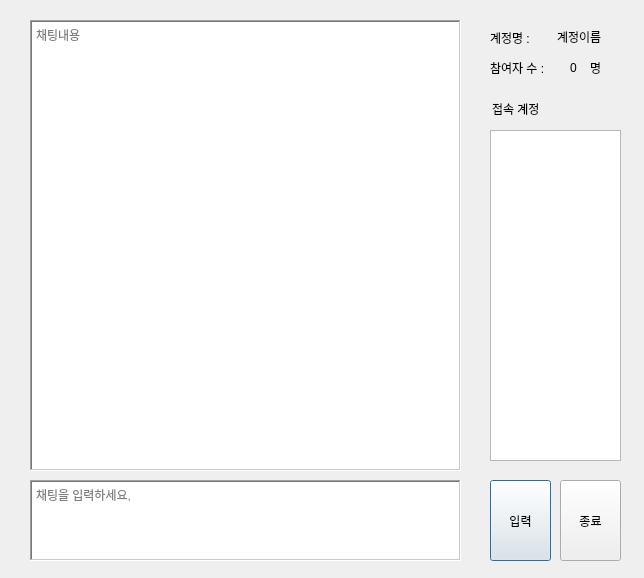
<?xml version="1.0" encoding="UTF-8"?>
<ui version="4.0">
 <class>chatingRoom</class>
 <widget class="QDialog" name="chatingRoom">
  <property name="windowModality">
   <enum>Qt::NonModal</enum>
  </property>
  <property name="geometry">
   <rect>
    <x>0</x>
    <y>0</y>
    <width>644</width>
    <height>578</height>
   </rect>
  </property>
  <property name="windowTitle">
   <string>채팅방</string>
  </property>
  <property name="modal">
   <bool>false</bool>
  </property>
  <widget class="QTextBrowser" name="allChat">
   <property name="enabled">
    <bool>true</bool>
   </property>
   <property name="geometry">
    <rect>
     <x>30</x>
     <y>20</y>
     <width>431</width>
     <height>451</height>
    </rect>
   </property>
   <property name="frameShape">
    <enum>QFrame::WinPanel</enum>
   </property>
   <property name="frameShadow">
    <enum>QFrame::Sunken</enum>
   </property>
   <property name="placeholderText">
    <string>채팅내용</string>
   </property>
  </widget>
  <widget class="QLabel" name="label">
   <property name="geometry">
    <rect>
     <x>490</x>
     <y>60</y>
     <width>81</width>
     <height>16</height>
    </rect>
   </property>
   <property name="text">
    <string>참여자 수 : </string>
   </property>
  </widget>
  <widget class="QLabel" name="memberCount">
   <property name="geometry">
    <rect>
     <x>570</x>
     <y>60</y>
     <width>16</width>
     <height>16</height>
    </rect>
   </property>
   <property name="text">
    <string>0</string>
   </property>
  </widget>
  <widget class="QTextEdit" name="txtInput">
   <property name="geometry">
    <rect>
     <x>30</x>
     <y>480</y>
     <width>431</width>
     <height>81</height>
    </rect>
   </property>
   <property name="frameShape">
    <enum>QFrame::WinPanel</enum>
   </property>
   <property name="placeholderText">
    <string>채팅을 입력하세요,</string>
   </property>
  </widget>
  <widget class="QPushButton" name="btnInput">
   <property name="geometry">
    <rect>
     <x>490</x>
     <y>480</y>
     <width>61</width>
     <height>81</height>
    </rect>
   </property>
   <property name="text">
    <string>입력</string>
   </property>
  </widget>
  <widget class="QPushButton" name="btnExit">
   <property name="geometry">
    <rect>
     <x>560</x>
     <y>480</y>
     <width>61</width>
     <height>81</height>
    </rect>
   </property>
   <property name="text">
    <string>종료</string>
   </property>
  </widget>
  <widget class="QLabel" name="label_2">
   <property name="geometry">
    <rect>
     <x>490</x>
     <y>30</y>
     <width>64</width>
     <height>15</height>
    </rect>
   </property>
   <property name="text">
    <string>계정명 :</string>
   </property>
  </widget>
  <widget class="QLabel" name="lbName">
   <property name="geometry">
    <rect>
     <x>557</x>
     <y>27</y>
     <width>61</width>
     <height>20</height>
    </rect>
   </property>
   <property name="text">
    <string>계정이름</string>
   </property>
  </widget>
  <widget class="QLabel" name="label_3">
   <property name="geometry">
    <rect>
     <x>590</x>
     <y>60</y>
     <width>21</width>
     <height>16</height>
    </rect>
   </property>
   <property name="text">
    <string>명</string>
   </property>
  </widget>
  <widget class="QListWidget" name="members">
   <property name="geometry">
    <rect>
     <x>490</x>
     <y>130</y>
     <width>131</width>
     <height>331</height>
    </rect>
   </property>
  </widget>
  <widget class="QLabel" name="label_4">
   <property name="geometry">
    <rect>
     <x>492</x>
     <y>101</y>
     <width>64</width>
     <height>15</height>
    </rect>
   </property>
   <property name="text">
    <string>접속 계정</string>
   </property>
  </widget>
 </widget>
 <resources/>
 <connections/>
</ui>
